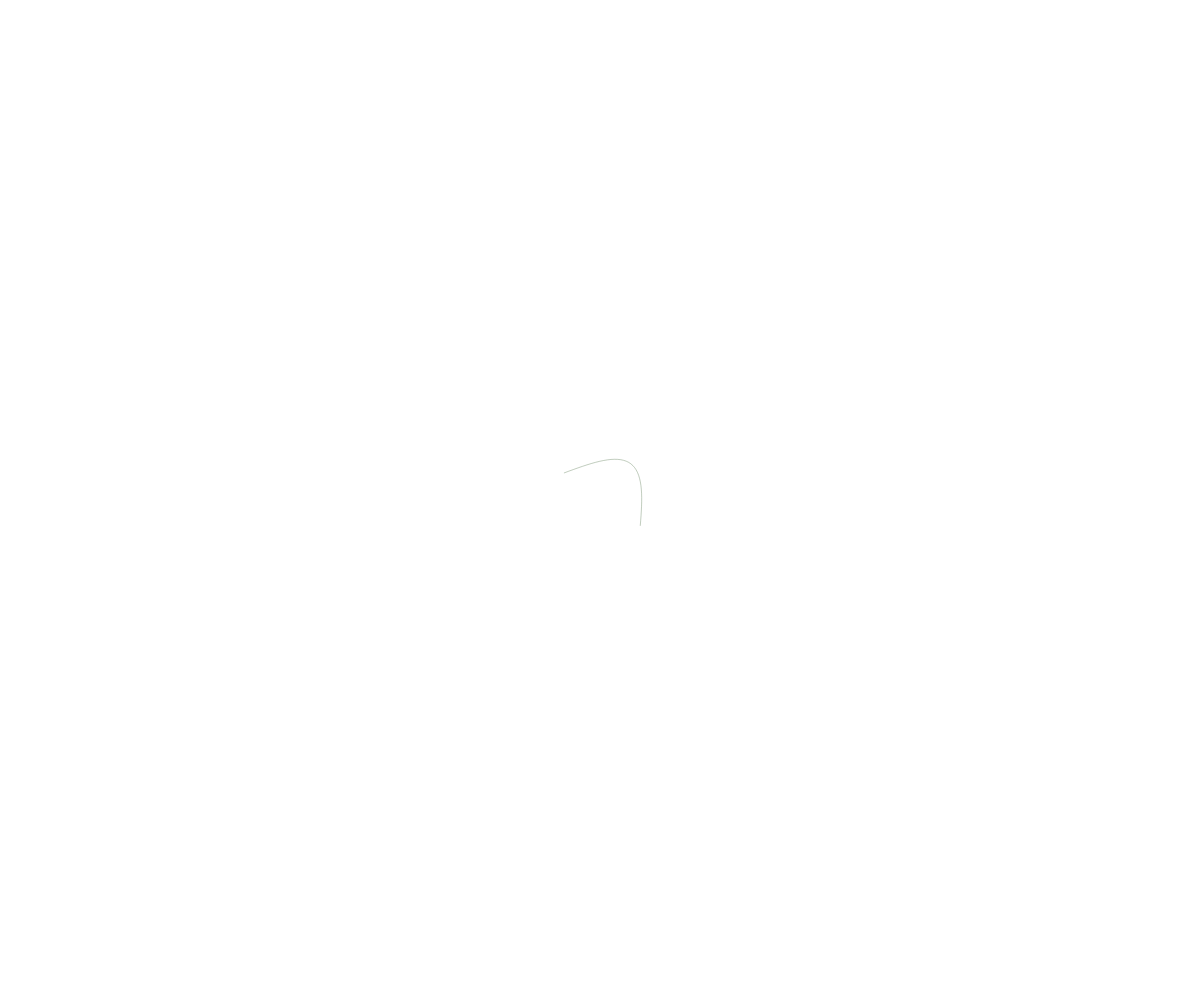
Frame 1 (no input)
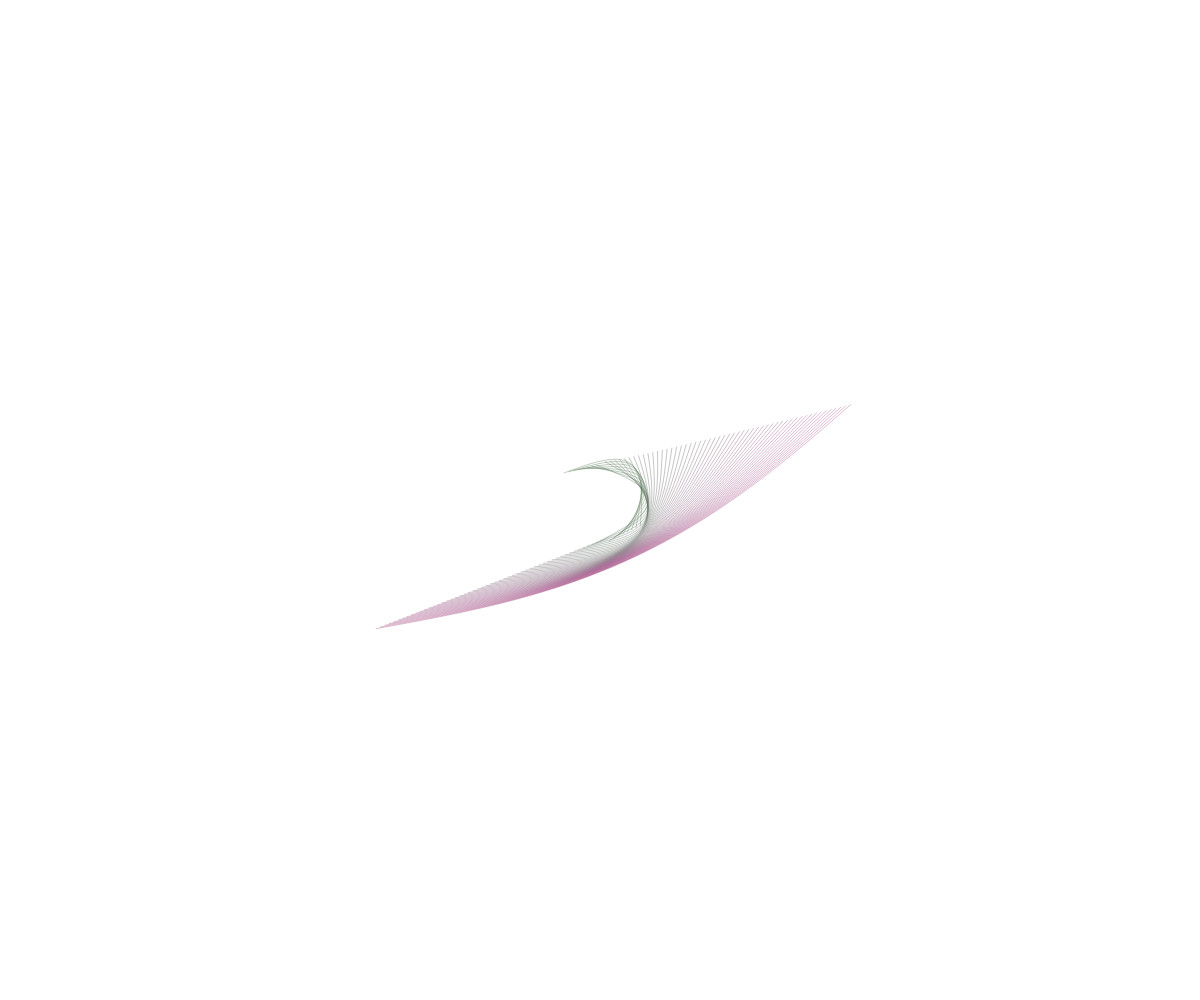
Frame 60 (no input)
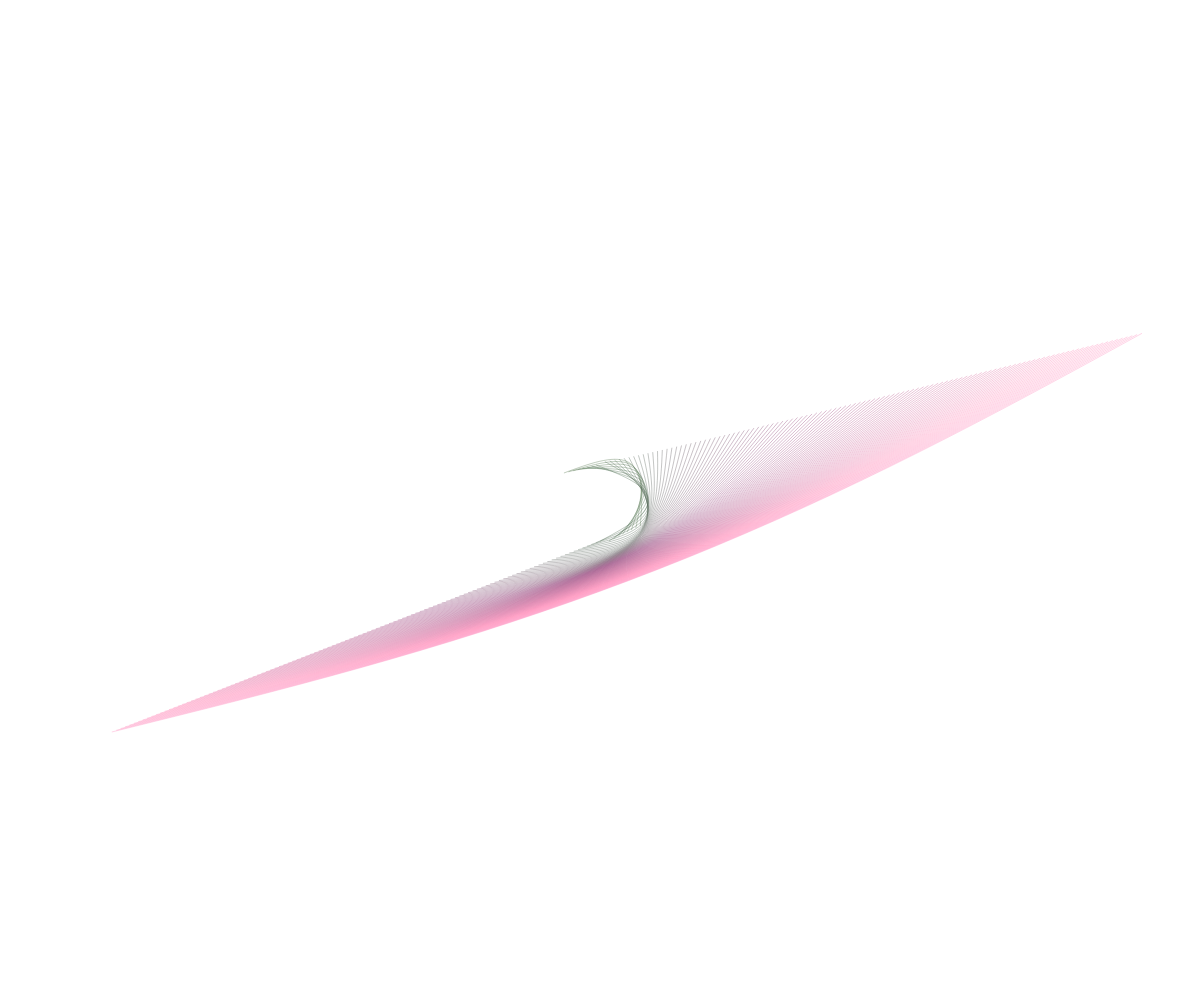
Frame 120 (the mouse pressed at the canvas centre since frame 60)

The p5.js sketch that drew these frames (run headless with seeded random() and noise() and a simulated clock; from frame 60 on, the mouse is pressed at the canvas centre):

// p5.js sketch
// ── sketch.js
var r, angle, x1, y1, x2, y2, a1, a2, noise1, noise2, stop;
var a,b;

function setup() {
  createCanvas(windowWidth, windowHeight);
  var bkg = floor(random(0,2));
  if(bkg == 0){
    background(0);
  }
  else{
    background(255);
  }
  frameRate(24);
  angle = random(PI);
  r = random(10,width/20);
  x1 = width/2+(cos(angle)*r);
  y1 = height/2+(sin(angle)*r);
  x2 = width/2+(cos(angle+PI)*r);
  y2 = height/2+(sin(angle+PI)*r);
  a1 = random(TWO_PI);
  a2 = random(TWO_PI);
  noise1 = random(10);
  noise2 = random(10);
  var mult = int(noise(noise1)*6);
  if(mult == 0){mult = 1;}
  stop = 180*mult;
  noFill();
  if(width > height){
	  a = width;
	  b = height;
  }else{
	  a = height;
	  b = width;
  }
}


function draw(){
    var l = sqrt(pow((x2-x1),2) + pow((y2-y1),2));
    stroke(map(l, 0, b, 60,255),
    map(abs(x1-y2), 0, a*0.5, 60,255),
    map(abs(y1-x2), 0, a*0.5, 60,255), 90);
    var m = atan((y1-y2)/(x1-x2));
    if(x1 < x2){
      sinFunc(x1, y1, l, m,0,stop);
    }
    else{
      if(stop % 360 == 0){
        sinFunc(x2, y2, l, m,0,stop);
      }else{ 
        sinFunc(x2, y2, l, m,180,stop+180);
      }
    }
    x1 += cos(a1+noise(noise1)*2)*5;
    y1 += sin(a1+noise(noise1)*2)*5;
    x2 += cos(a2+noise(noise2)*2)*5;
    y2 += sin(a2+noise(noise2)*2)*5;
    if (x1 < 0){
        a1 = random(-HALF_PI,HALF_PI);
        noise1 += 0.03;
  }
    else if (x1 > width){
        a1 = random(HALF_PI, HALF_PI+PI);
        noise1 += 0.03;
  }
    if (y1 < 0){
        a1 = random(PI);
        noise1 += 0.03;
  }
    else if (y1 > height){
        a1 = random(-PI,0);
        noise1 += 0.03;
  }
    if (x2 < 0){
        a2 = random(-HALF_PI,HALF_PI);
        noise2 += 0.03;
  }
    else if (x2 > width){
        a2 = random(HALF_PI, HALF_PI+PI);
        noise2 += 0.03;
  }
    if (y2 < 0){
        a2 = random(PI);
        noise2 += 0.03;
  }
    else if (y2 > height){
        a2 = random(-PI,0);
        noise2 += 0.03;
  }
}

function sinFunc(xs, ys, l, rot, start, stop){
  var inc = l / ((stop-start)/5);
  var x = 0;
  var y = 0;
  beginShape();
  for(var i = start; i < stop; i+=floor((stop-start)/((stop-start)/5))){
    y = sin(radians(i))*r;
    x += inc;
    //rnoise += 0.01;
    vertex((x*cos(rot) - y*sin(rot))+xs, (y*cos(rot) + x*sin(rot))+ys);
  }
  
  endShape();
}
